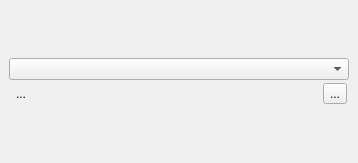
<?xml version="1.0" encoding="UTF-8"?>
<ui version="4.0">
 <class>SimpleParagraphWidget</class>
 <widget class="QWidget" name="SimpleParagraphWidget">
  <property name="geometry">
   <rect>
    <x>0</x>
    <y>0</y>
    <width>358</width>
    <height>163</height>
   </rect>
  </property>
  <property name="sizePolicy">
   <sizepolicy hsizetype="Fixed" vsizetype="Minimum">
    <horstretch>0</horstretch>
    <verstretch>0</verstretch>
   </sizepolicy>
  </property>
  <layout class="QGridLayout" name="gridLayout_2" columnstretch="0">
   <property name="sizeConstraint">
    <enum>QLayout::SetMinAndMaxSize</enum>
   </property>
   <property name="margin">
    <number>0</number>
   </property>
   <property name="spacing">
    <number>0</number>
   </property>
   <item row="0" column="0">
    <widget class="QWidget" name="SpecialSpacer">
     <property name="sizePolicy">
      <sizepolicy hsizetype="Preferred" vsizetype="Expanding">
       <horstretch>0</horstretch>
       <verstretch>0</verstretch>
      </sizepolicy>
     </property>
     <layout class="QVBoxLayout" name="verticalLayout">
      <item>
       <layout class="QGridLayout" name="gridLayout" columnstretch="0,0,0,0,0,0,0,0,0,0,0">
        <property name="spacing">
         <number>2</number>
        </property>
        <item row="2" column="5" colspan="2">
         <spacer name="horizontalSpacer_3">
          <property name="orientation">
           <enum>Qt::Horizontal</enum>
          </property>
          <property name="sizeType">
           <enum>QSizePolicy::Fixed</enum>
          </property>
          <property name="sizeHint" stdset="0">
           <size>
            <width>20</width>
            <height>20</height>
           </size>
          </property>
         </spacer>
        </item>
        <item row="1" column="0" colspan="11">
         <widget class="StylesCombo" name="paragraphStyleCombo"/>
        </item>
        <item row="2" column="0" colspan="2">
         <widget class="FormattingButton" name="bulletListButton">
          <property name="text">
           <string>...</string>
          </property>
          <property name="iconSize">
           <size>
            <width>16</width>
            <height>16</height>
           </size>
          </property>
          <property name="autoRaise">
           <bool>true</bool>
          </property>
         </widget>
        </item>
        <item row="2" column="3">
         <widget class="QToolButton" name="increaseIndent">
          <property name="iconSize">
           <size>
            <width>16</width>
            <height>16</height>
           </size>
          </property>
          <property name="autoRaise">
           <bool>true</bool>
          </property>
         </widget>
        </item>
        <item row="2" column="7">
         <layout class="QHBoxLayout" name="horizontalLayout">
          <item>
           <widget class="QToolButton" name="alignLeft">
            <property name="iconSize">
             <size>
              <width>16</width>
              <height>16</height>
             </size>
            </property>
            <property name="autoRaise">
             <bool>true</bool>
            </property>
           </widget>
          </item>
          <item>
           <widget class="QToolButton" name="alignCenter">
            <property name="iconSize">
             <size>
              <width>16</width>
              <height>16</height>
             </size>
            </property>
            <property name="autoRaise">
             <bool>true</bool>
            </property>
           </widget>
          </item>
          <item>
           <widget class="QToolButton" name="alignRight">
            <property name="iconSize">
             <size>
              <width>16</width>
              <height>16</height>
             </size>
            </property>
            <property name="autoRaise">
             <bool>true</bool>
            </property>
           </widget>
          </item>
          <item>
           <widget class="QToolButton" name="alignBlock">
            <property name="iconSize">
             <size>
              <width>16</width>
              <height>16</height>
             </size>
            </property>
            <property name="autoRaise">
             <bool>true</bool>
            </property>
           </widget>
          </item>
          <item>
           <spacer name="horizontalSpacer">
            <property name="orientation">
             <enum>Qt::Horizontal</enum>
            </property>
            <property name="sizeHint" stdset="0">
             <size>
              <width>0</width>
              <height>20</height>
             </size>
            </property>
           </spacer>
          </item>
         </layout>
        </item>
        <item row="2" column="4">
         <widget class="QToolButton" name="changeTextDirection">
          <property name="iconSize">
           <size>
            <width>16</width>
            <height>16</height>
           </size>
          </property>
          <property name="autoRaise">
           <bool>true</bool>
          </property>
         </widget>
        </item>
        <item row="2" column="2">
         <widget class="QToolButton" name="decreaseIndent">
          <property name="iconSize">
           <size>
            <width>16</width>
            <height>16</height>
           </size>
          </property>
          <property name="autoRaise">
           <bool>true</bool>
          </property>
         </widget>
        </item>
        <item row="2" column="9">
         <widget class="QToolButton" name="moreOptions">
          <property name="text">
           <string>...</string>
          </property>
         </widget>
        </item>
        <item row="2" column="8">
         <spacer name="horizontalSpacer_2">
          <property name="orientation">
           <enum>Qt::Horizontal</enum>
          </property>
          <property name="sizeHint" stdset="0">
           <size>
            <width>100</width>
            <height>20</height>
           </size>
          </property>
         </spacer>
        </item>
       </layout>
      </item>
     </layout>
    </widget>
   </item>
  </layout>
 </widget>
 <customwidgets>
  <customwidget>
   <class>FormattingButton</class>
   <extends>QToolButton</extends>
   <header>dialogs/FormattingButton.h</header>
  </customwidget>
  <customwidget>
   <class>StylesCombo</class>
   <extends>QComboBox</extends>
   <header>dialogs/StylesCombo.h</header>
   <container>1</container>
  </customwidget>
 </customwidgets>
 <resources/>
 <connections/>
</ui>
